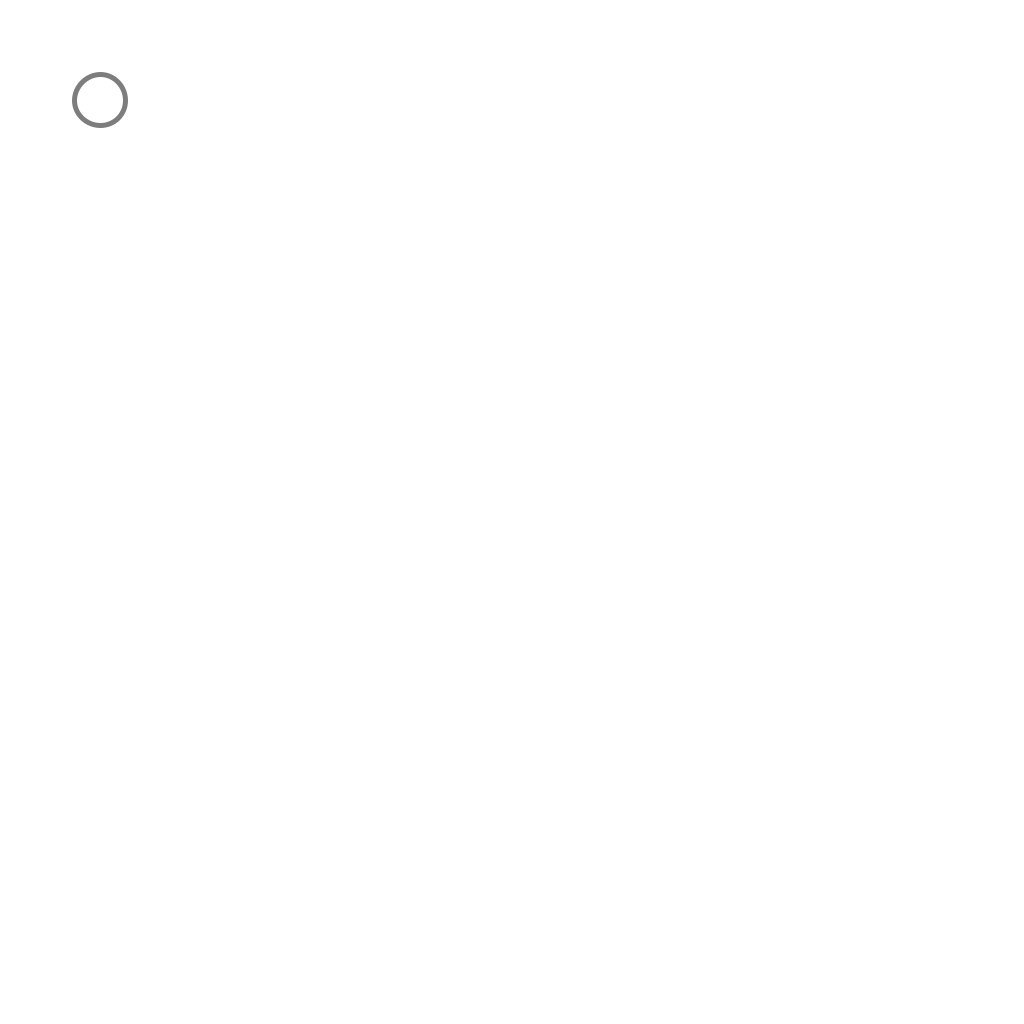
Frame 1 (no input)
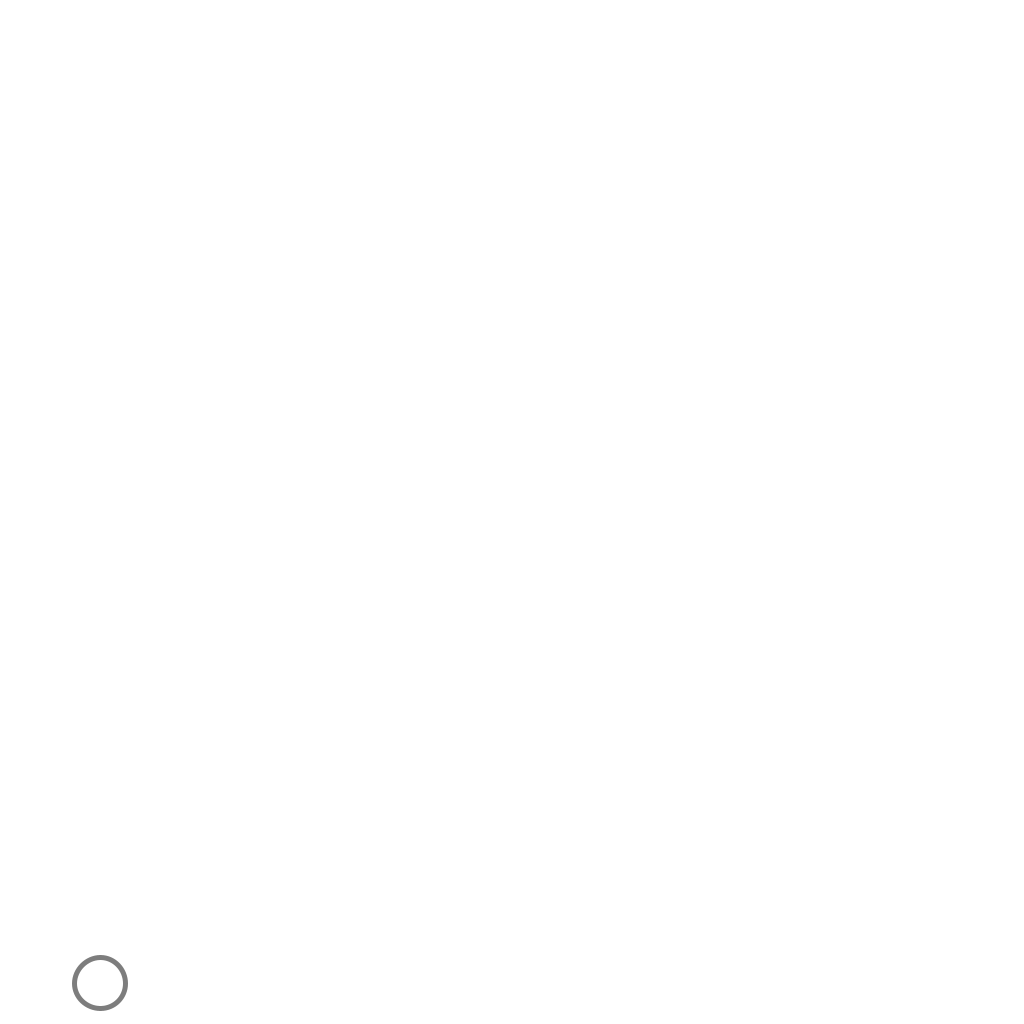
Frame 60 (the mouse pressed at the canvas centre just before this capture)
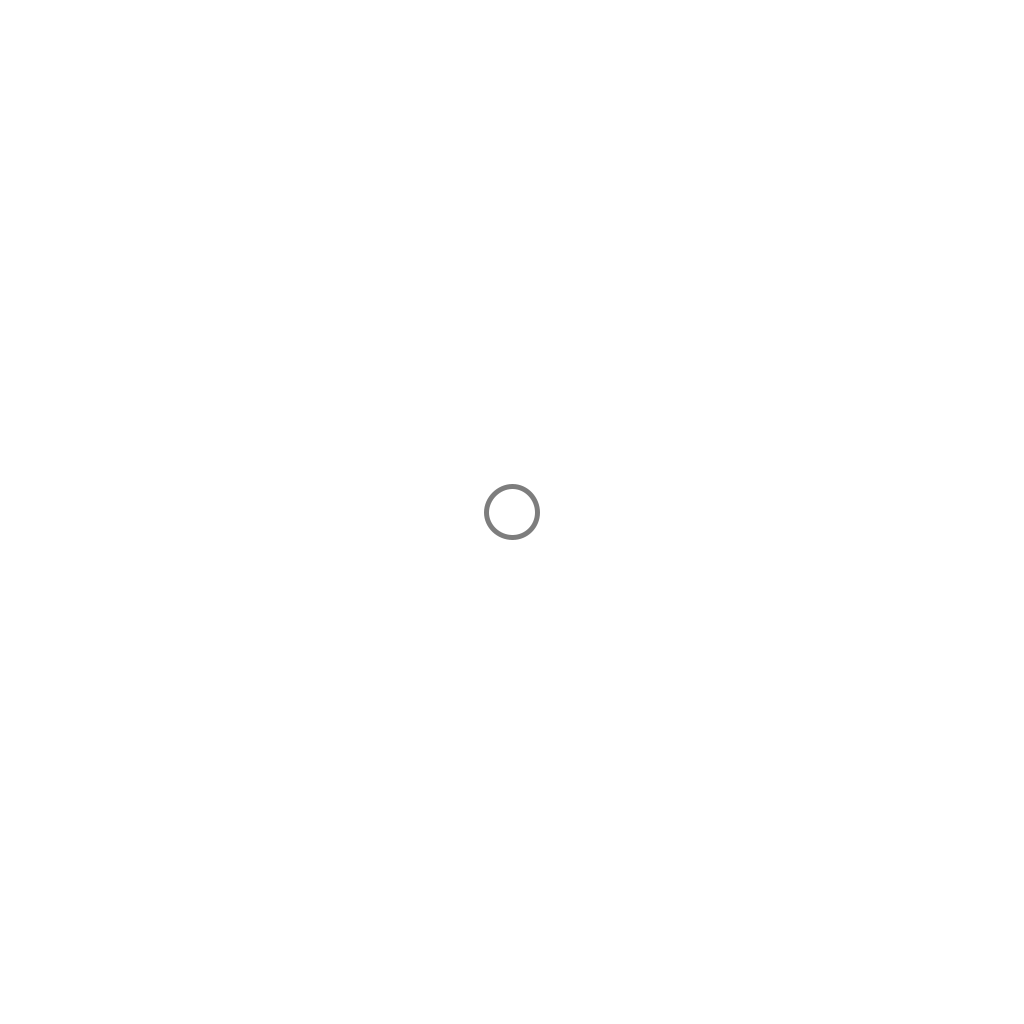
Frame 120 (the mouse held since frame 60 and released just before this capture)

The Processing sketch that drew these frames (run headless with seeded random() and noise(); from frame 60 on, the mouse is pressed at the canvas centre):

// Processing sketch: PlayGround
// ── PlayGround.pde
ArrayList<Wall[]> walls = new ArrayList<Wall[]>();

Player player;

PVector mouseVec;

boolean anchorLock = false;

float ballSize = 50.5;

boolean inMenu = false;

void setup(){

	surface.setTitle("PlayGround");
  	size(1024, 1024);
  	frameRate(60);

  	player = new Player(100, 100, ballSize);

  	mouseVec = new PVector(mouseX, mouseY);
}

void draw(){

	if(inMenu){

		Menu();
	} else {

		background(255, 255, 255);

		mouseVec.set(mouseX, mouseY);

		player.Update();
	}
}

//Smooth lerp between colors
color LerpColor( float intensity){
  
	return lerpColor(color(0,255,0,100), color(255,0,0,100), intensity);
}

void Menu(){

	background(0, 0, 255);
}
// ── Player.pde
class Player{

	PVector anchorVec;
	PVector ballVec;
	PVector powerVec;

	float airFriction = 0.0001;
	float colFriction = 0.1;

	float bSize;

	Player(int xStartPos, int yStartPos, float ballSize){

  			anchorVec = new PVector(0, 0);
  			ballVec = new PVector(xStartPos, yStartPos);
		  	powerVec = new PVector(0, 0);

		  	bSize = ballSize;

	}

	void Update(){

		if(mousePressed == true){

			stroke(0, 0, 0, 150);
			strokeWeight(ballSize);

			ballVec.set(mouseVec);

			if(!anchorLock){

				anchorVec.set(mouseVec);
				powerVec.set(0, 0);
				anchorLock = true;
			} else {

				powerVec.set( PVector.sub(anchorVec, mouseVec) );
				powerVec.mult(0.1);

				//Anchor line
				stroke( 0, 0, 0);
				strokeWeight(5);
				line(anchorVec.x, anchorVec.y, mouseVec.x, mouseVec.y);
			}

		} else {

			anchorLock = false;

			// Add power to ball
			ballVec.add(powerVec);
		}

		boolean isColl;
		isColl = Collisions();
		Gravity(isColl);
		AirFriction(isColl);

		// Draw ball
		stroke(125, 125, 125);
		strokeWeight(5);
		ellipse(ballVec.x, ballVec.y, bSize, bSize);
	}

	boolean Collisions(){

		boolean returnValue = false;

		//Left
		if(ballVec.x - (bSize/2) < 0){

			powerVec.x *= -1;
			returnValue = true;
		}

		//Right
		if(ballVec.x + (bSize/2) > width){

			powerVec.x *= -1;
			returnValue = true;
		}

		//Top
		if(ballVec.y - (bSize/2) < 0){

			powerVec.y *= -1;
			returnValue = true;
		}

		//Bottom
		if(ballVec.y + (bSize/2) > height){

			powerVec.y *= -1;
			returnValue = true;
		}

		return returnValue;
	}

	void Gravity(boolean inCollision){

		if(!inCollision){

			powerVec.y += 0.5;
			println(powerVec.y);
		}
	}

	void AirFriction(boolean inCollision){

		if(!inCollision){

			powerVec.y -= (powerVec.y * airFriction);
			powerVec.x -= (powerVec.x * airFriction);
		}
	}
}

// ── Wall.pde
class Wall{
	
	int wallWidth = 50;

	int xPos;
	int yPos;
	int gStart;

	Wall(){
	}

	void Update(){

		
	}
}
